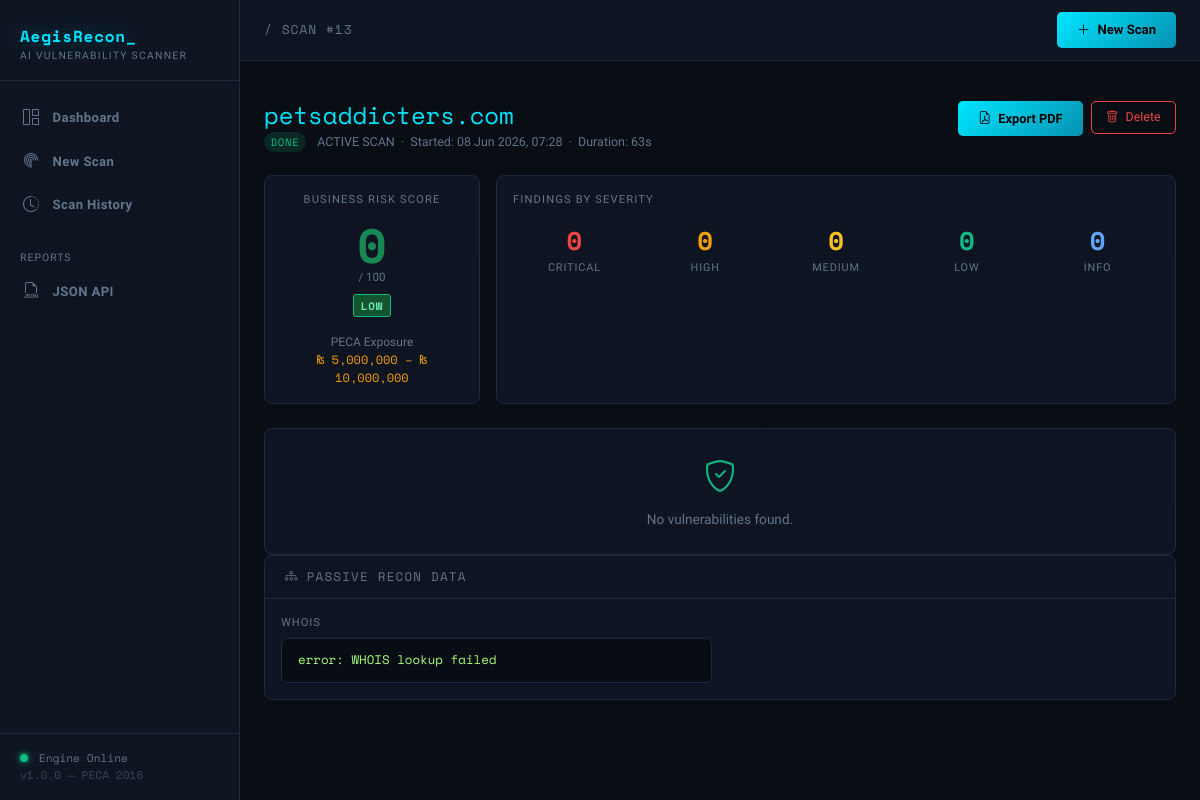
The app's page /scan/13 with its own data.
### models/scan.py (models this page shows, shortened)
class ScanTarget(db.Model):
    __tablename__ = "scan_targets"
    id             = db.Column(db.Integer, primary_key=True)
    target         = db.Column(db.String(255), nullable=False)   # domain / IP
    scan_type      = db.Column(db.String(20), default="hybrid")  # passive|active|hybrid
    status         = db.Column(db.String(20), default="pending") # pending|running|done|error
    created_at     = db.Column(db.DateTime, default=datetime.utcnow)
    completed_at   = db.Column(db.DateTime, nullable=True)
    error_message  = db.Column(db.Text, nullable=True)
    findings    = db.relationship("ScanFinding",  backref="scan", lazy="dynamic", cascade="all, delete-orphan")
    risk_score  = db.relationship("RiskScore",    backref="scan", uselist=False,  cascade="all, delete-orphan")
    recon_data  = db.relationship("ReconData",    backref="scan", uselist=False,  cascade="all, delete-orphan")
    report      = db.relationship("ScanReport",   backref="scan", uselist=False,  cascade="all, delete-orphan")
    def duration_seconds(self):
        if self.completed_at and self.created_at:
            return int((self.completed_at - self.created_at).total_seconds())
        return None
    def findings_by_severity(self):
        counts = {"critical": 0, "high": 0, "medium": 0, "low": 0, "info": 0}
        for f in self.findings:
            if f.severity in counts:
                counts[f.severity] += 1
        return counts

class RiskScore(db.Model):
    __tablename__ = "risk_scores"
    id                   = db.Column(db.Integer, primary_key=True)
    scan_id              = db.Column(db.Integer, db.ForeignKey("scan_targets.id"), nullable=False)
    overall_score        = db.Column(db.Float, default=0.0)
    risk_level           = db.Column(db.String(20), default="info")  # critical|high|medium|low|info
    score_open_ports     = db.Column(db.Float, default=0.0)
    score_ssl            = db.Column(db.Float, default=0.0)
    score_headers        = db.Column(db.Float, default=0.0)
    score_cve            = db.Column(db.Float, default=0.0)
    score_services       = db.Column(db.Float, default=0.0)
    peca_min_pkr         = db.Column(db.BigInteger, default=0)
    peca_max_pkr         = db.Column(db.BigInteger, default=0)
    predictive_score_30d = db.Column(db.Float, default=0.0)
    breach_probability   = db.Column(db.Float, default=0.0)  # 0.0 – 1.0
    ai_summary           = db.Column(db.Text, nullable=True)
    ai_summary_ur        = db.Column(db.Text, nullable=True)   # Urdu translation
    created_at           = db.Column(db.DateTime, default=datetime.utcnow)
    def peca_min_formatted(self):
        return f"₨ {self.peca_min_pkr:,.0f}"
    def peca_max_formatted(self):
        return f"₨ {self.peca_max_pkr:,.0f}"

### app.py (the view)
    @app.route("/scan/<int:scan_id>")
    def scan_detail(scan_id):
        scan = ScanTarget.query.get_or_404(scan_id)
        findings     = scan.findings.order_by(ScanFinding.severity).all()
        risk_score   = scan.risk_score
        recon        = scan.recon_data
        report       = scan.report
        severity_map = scan.findings_by_severity()
        return render_template(
            "scan_detail.html",
            scan=scan,
            findings=findings,
            risk_score=risk_score,
            recon=recon,
            report=report,
            severity_map=severity_map,
        )

### models/scan.py (called while the page is built)
    def get_json(self, field: str):
        raw = getattr(self, field, None)
        if raw:
            try:
                return json.loads(raw)
            except (json.JSONDecodeError, TypeError):
                return {}
        return {}

### templates/scan_detail.html (shortened to what this page needs)
{% extends "base.html" %}
{% block breadcrumb %}/ Scan #{{ scan.id }}{% endblock %}
{% block content %}
<div class="d-flex justify-content-between align-items-start mb-4 flex-wrap gap-3">
  <div>
    <h4 style="font-family:var(--aegis-mono); color:var(--aegis-cyan); margin-bottom:0.2rem;">
      {{ scan.target }}
    </h4>
    <div style="font-size:0.78rem; color:var(--aegis-muted);">
      <span class="status-pill status-{{ scan.status }} me-2">{{ scan.status }}</span>
      {{ scan.scan_type | upper }} SCAN &nbsp;·&nbsp;
      Started: {{ scan.created_at | datetimeformat }}
      {% if scan.duration_seconds() %}
        &nbsp;·&nbsp; Duration: {{ scan.duration_seconds() }}s
      {% endif %}
    </div>
  </div>
  <div class="d-flex gap-2">
    {% if scan.status == 'done' %}
      <a href="{{ url_for('report_bp.generate', scan_id=scan.id, report_type='full') }}"
         class="btn-aegis-primary" style="text-decoration:none; font-size:0.8rem;">
        <i class="bi bi-file-earmark-pdf me-1"></i> Export PDF
      </a>
    {% endif %}
    <form method="POST" action="{{ url_for('delete_scan', scan_id=scan.id) }}"
          onsubmit="return confirm('Delete this scan permanently?')">
      <button type="submit" class="btn-aegis-danger">
        <i class="bi bi-trash me-1"></i> Delete
      </button>
    </form>
  </div>
</div>
<div class="row g-3 mb-4">
  <div class="col-md-3">
    <div class="card-aegis p-3 h-100 d-flex flex-column align-items-center justify-content-center text-center">
      {% if risk_score %}
        {% set score = risk_score.overall_score | int %}
        {% set lvl   = risk_score.risk_level %}
        <div style="font-size:0.7rem; text-transform:uppercase; letter-spacing:0.1em; color:var(--aegis-muted); margin-bottom:0.75rem;">Business Risk Score</div>
        <div style="font-family:var(--aegis-mono); font-size:3rem; font-weight:700; line-height:1;"
             class="{% if lvl == 'critical' %}text-danger{% elif lvl == 'high' %}text-warning{% elif lvl == 'medium' %}text-warning{% else %}text-success{% endif %}">
          {{ score }}
        </div>
        <div style="font-size:0.72rem; color:var(--aegis-muted);">/ 100</div>
        <span class="severity-badge badge-{{ lvl }} mt-2">{{ lvl }}</span>
        <div class="mt-3" style="font-size:0.75rem; color:var(--aegis-muted);">
          PECA Exposure<br>
          <span style="color:var(--aegis-orange); font-family:var(--aegis-mono);">
            {{ risk_score.peca_min_formatted() }} – {{ risk_score.peca_max_formatted() }}
          </span>
        </div>
      {% else %}
        <span style="color:var(--aegis-muted); font-size:0.82rem;">Score not yet calculated</span>
      {% endif %}
    </div>
  </div>
  <div class="col-md-9">
    <div class="card-aegis p-3 h-100">
      <div style="font-size:0.7rem; text-transform:uppercase; letter-spacing:0.1em; color:var(--aegis-muted); margin-bottom:0.75rem;">Findings by Severity</div>
      <div class="row g-2">
        {% set labels = [('critical','var(--aegis-red)'), ('high','var(--aegis-orange)'), ('medium','var(--aegis-yellow)'), ('low','var(--aegis-green)'), ('info','#60a5fa')] %}
        {% for sev, color in labels %}
        <div class="col">
          <div style="text-align:center;">
            <div style="font-family:var(--aegis-mono); font-size:1.6rem; font-weight:700; color:{{ color }};">
              {{ severity_map[sev] }}
            </div>
            <div style="font-size:0.68rem; text-transform:uppercase; letter-spacing:0.08em; color:var(--aegis-muted);">{{ sev }}</div>
          </div>
        </div>
        {% endfor %}
      </div>
    </div>
  </div>
</div>
{% if findings %}
<div class="card-aegis mb-4">
  <div class="card-header"><i class="bi bi-bug me-2"></i>Vulnerability Findings ({{ findings | length }})</div>
  <div class="table-responsive">
    <table class="table table-aegis mb-0">
      <thead>
        <tr>
          <th>Severity</th>
          <th>Title</th>
          <th>Module</th>
          <th>CVE</th>
          <th>CVSS</th>
        </tr>
      </thead>
      <tbody>
        {% for f in findings %}
        <tr data-bs-toggle="collapse" data-bs-target="#finding-{{ f.id }}" style="cursor:pointer;">
          <td><span class="severity-badge badge-{{ f.severity }}">{{ f.severity }}</span></td>
          <td style="font-size:0.82rem;">{{ f.title }}</td>
          <td><span style="font-family:var(--aegis-mono); font-size:0.72rem; color:var(--aegis-muted);">{{ f.module }}</span></td>
          <td>
            {% if f.cve_id %}
              <a href="https://nvd.nist.gov/vuln/detail/{{ f.cve_id }}" target="_blank"
                 style="font-family:var(--aegis-mono); font-size:0.72rem; color:var(--aegis-cyan);">
                {{ f.cve_id }}
              </a>
            {% else %}—{% endif %}
          </td>
          <td style="font-family:var(--aegis-mono); font-size:0.78rem;">
            {% if f.cvss_score %}{{ "%.1f"|format(f.cvss_score) }}{% else %}—{% endif %}
          </td>
        </tr>
        <tr>
          <td colspan="5" style="padding:0;">
            <div class="collapse" id="finding-{{ f.id }}">
              <div style="padding:1rem 1.25rem; background:rgba(0,0,0,0.2); border-bottom:1px solid var(--aegis-border);">
                {% if f.description %}
                  <div style="font-size:0.82rem; margin-bottom:0.5rem;">{{ f.description }}</div>
                {% endif %}
                {% if f.evidence %}
                  <div class="code-block mt-2">{{ f.evidence }}</div>
                {% endif %}
                {% if f.remediation %}
                  <div style="margin-top:0.75rem; font-size:0.8rem;">
                    <span style="color:var(--aegis-green); font-family:var(--aegis-mono); font-size:0.7rem; text-transform:uppercase;">Remediation:</span><br>
                    {{ f.remediation }}
                  </div>
                {% endif %}
              </div>
            </div>
          </td>
        </tr>
        {% endfor %}
      </tbody>
    </table>
  </div>
</div>
{% elif scan.status == 'done' %}
<div class="card-aegis p-4 text-center" style="color:var(--aegis-muted);">
  <i class="bi bi-shield-check" style="font-size:2rem; color:var(--aegis-green);"></i>
  <div class="mt-2" style="font-size:0.85rem;">No vulnerabilities found.</div>
</div>
{% else %}
<div class="card-aegis p-4 text-center" style="color:var(--aegis-muted);">
  <div class="spinner-border spinner-border-sm me-2" style="color:var(--aegis-cyan);"></div>
  Scan in progress — findings will appear here when complete.
</div>
{% endif %}
{% if recon %}
<div class="card-aegis mb-4">
  <div class="card-header"><i class="bi bi-diagram-3 me-2"></i>Passive Recon Data</div>
  <div class="p-3">
    <div class="row g-3">
      {% set whois = recon.get_json('whois_data') %}
      {% if whois %}
      <div class="col-md-6">
        <div style="font-size:0.7rem; text-transform:uppercase; letter-spacing:0.08em; color:var(--aegis-muted); margin-bottom:0.4rem;">WHOIS</div>
        <div class="code-block" style="max-height:160px; overflow-y:auto;">{% for k,v in whois.items() %}{{ k }}: {{ v }}
{% endfor %}</div>
      </div>
      {% endif %}
      {% set dns = recon.get_json('dns_records') %}
      {% set subs = recon.get_json('subdomains') %}
    </div>
  </div>
</div>
{% endif %}
{% endblock %}

### templates/base.html (style rules this page uses)
:root { --aegis-bg: #090c12; --aegis-surface: #0f1320; --aegis-border: #1e2840; --aegis-cyan: #00e5ff; --aegis-purple: #7c3aed; --aegis-green: #10b981; --aegis-red: #ef4444; --aegis-orange: #f59e0b; --aegis-yellow: #fbbf24; --aegis-muted: #64748b; --aegis-text: #e2e8f0; --aegis-mono: 'Space Mono', monospace; --aegis-sans: 'Sora', sans-serif; }
*, *::before, *::after { box-sizing: border-box; }
body { background: var(--aegis-bg); color: var(--aegis-text); font-family: var(--aegis-sans); min-height: 100vh; }
body::before { content: ""; position: fixed; inset: 0; background: repeating-linear-gradient( 0deg, transparent, transparent 2px, rgba(0,229,255,0.015) 2px, rgba(0,229,255,0.015) 4px ); pointer-events: none; z-index: 9999; }
.card-aegis { background: var(--aegis-surface); border: 1px solid var(--aegis-border); border-radius: 8px; }
.card-aegis .card-header { background: transparent; border-bottom: 1px solid var(--aegis-border); font-family: var(--aegis-mono); font-size: 0.78rem; text-transform: uppercase; letter-spacing: 0.1em; color: var(--aegis-muted); padding: 0.75rem 1.25rem; }
.badge-low { background: #14532d; color: #6ee7b7; border: 1px solid #10b981; }
.severity-badge { font-family: var(--aegis-mono); font-size: 0.68rem; padding: 0.2em 0.6em; border-radius: 3px; text-transform: uppercase; letter-spacing: 0.08em; font-weight: 700; }
.btn-aegis-primary { background: linear-gradient(135deg, var(--aegis-cyan) 0%, #0891b2 100%); color: #000; font-weight: 700; font-size: 0.82rem; border: none; border-radius: 5px; padding: 0.5rem 1.25rem; font-family: var(--aegis-sans); transition: opacity 0.2s, transform 0.15s; }
.btn-aegis-danger { background: transparent; color: var(--aegis-red); border: 1px solid var(--aegis-red); font-size: 0.78rem; border-radius: 5px; padding: 0.4rem 0.9rem; }
.status-pill { font-family: var(--aegis-mono); font-size: 0.67rem; padding: 0.18em 0.6em; border-radius: 20px; text-transform: uppercase; letter-spacing: 0.07em; }
.status-done { background: rgba(16,185,129,0.15); color: var(--aegis-green); }
.code-block { background: rgba(0,0,0,0.4); border: 1px solid var(--aegis-border); border-radius: 6px; padding: 0.75rem 1rem; font-family: var(--aegis-mono); font-size: 0.78rem; color: #a8ff78; overflow-x: auto; white-space: pre-wrap; }

### records on screen
ScanTarget: id "13", target "petsaddicters.com", status "DONE", scan_type "ACTIVE", created_at "08 Jun 2026, 07:28", duration_seconds "63"
RiskScore: risk_level "LOW", peca_min_formatted "₨ 5,000,000", peca_max_formatted "₨ 10,000,000"

### other values on screen
{{ score }} "0"
{{ severity_map[sev] }} "0" "0" "0" "0" "0"
{{ sev }} "CRITICAL" "HIGH" "MEDIUM" "LOW" "INFO"
{{ k }} "error"
{{ v }} "WHOIS lookup failed"
